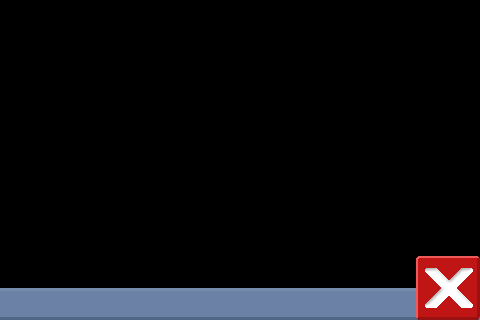

A level layout from a 2D game, rendered from its tile map. Below: a short description, then the map file with its tile-grid data intact:
An orthogonal 15x10 tile map with 32x32 px tiles, 1 tile layer (UI) and 1 object (ui).

<map version="1.0" orientation="orthogonal" width="15" height="10" tilewidth="32" tileheight="32">
 <tileset firstgid="1" name="hospital_256" tilewidth="32" tileheight="32">
  <image source="textures/hospital_set.png" width="256" height="256" />
  <tile id="5">
   <properties>
    <property name="target" value="" />
   </properties>
  </tile>
  <tile id="6">
   <properties>
    <property name="crate" value="" />
   </properties>
  </tile>
  <tile id="7">
   <properties>
    <property name="cratetarget" value="" />
   </properties>
  </tile>
  <tile id="15">
   <properties>
    <property name="tilemakesureyourpassportisuptodateffs" value="" />
   </properties>
  </tile>
 </tileset>
 <layer name="UI" width="15" height="10">
  <data>
   <tile gid="0" />
   <tile gid="0" />
   <tile gid="0" />
   <tile gid="0" />
   <tile gid="0" />
   <tile gid="0" />
   <tile gid="0" />
   <tile gid="0" />
   <tile gid="0" />
   <tile gid="0" />
   <tile gid="0" />
   <tile gid="0" />
   <tile gid="0" />
   <tile gid="0" />
   <tile gid="0" />
   <tile gid="0" />
   <tile gid="0" />
   <tile gid="0" />
   <tile gid="0" />
   <tile gid="0" />
   <tile gid="0" />
   <tile gid="0" />
   <tile gid="0" />
   <tile gid="0" />
   <tile gid="0" />
   <tile gid="0" />
   <tile gid="0" />
   <tile gid="0" />
   <tile gid="0" />
   <tile gid="0" />
   <tile gid="0" />
   <tile gid="0" />
   <tile gid="0" />
   <tile gid="0" />
   <tile gid="0" />
   <tile gid="0" />
   <tile gid="0" />
   <tile gid="0" />
   <tile gid="0" />
   <tile gid="0" />
   <tile gid="0" />
   <tile gid="0" />
   <tile gid="0" />
   <tile gid="0" />
   <tile gid="0" />
   <tile gid="0" />
   <tile gid="0" />
   <tile gid="0" />
   <tile gid="0" />
   <tile gid="0" />
   <tile gid="0" />
   <tile gid="0" />
   <tile gid="0" />
   <tile gid="0" />
   <tile gid="0" />
   <tile gid="0" />
   <tile gid="0" />
   <tile gid="0" />
   <tile gid="0" />
   <tile gid="0" />
   <tile gid="0" />
   <tile gid="0" />
   <tile gid="0" />
   <tile gid="0" />
   <tile gid="0" />
   <tile gid="0" />
   <tile gid="0" />
   <tile gid="0" />
   <tile gid="0" />
   <tile gid="0" />
   <tile gid="0" />
   <tile gid="0" />
   <tile gid="0" />
   <tile gid="0" />
   <tile gid="0" />
   <tile gid="0" />
   <tile gid="0" />
   <tile gid="0" />
   <tile gid="0" />
   <tile gid="0" />
   <tile gid="0" />
   <tile gid="0" />
   <tile gid="0" />
   <tile gid="0" />
   <tile gid="0" />
   <tile gid="0" />
   <tile gid="0" />
   <tile gid="0" />
   <tile gid="0" />
   <tile gid="0" />
   <tile gid="0" />
   <tile gid="0" />
   <tile gid="0" />
   <tile gid="0" />
   <tile gid="0" />
   <tile gid="0" />
   <tile gid="0" />
   <tile gid="0" />
   <tile gid="0" />
   <tile gid="0" />
   <tile gid="0" />
   <tile gid="0" />
   <tile gid="0" />
   <tile gid="0" />
   <tile gid="0" />
   <tile gid="0" />
   <tile gid="0" />
   <tile gid="0" />
   <tile gid="0" />
   <tile gid="0" />
   <tile gid="0" />
   <tile gid="0" />
   <tile gid="0" />
   <tile gid="0" />
   <tile gid="0" />
   <tile gid="0" />
   <tile gid="0" />
   <tile gid="0" />
   <tile gid="0" />
   <tile gid="0" />
   <tile gid="0" />
   <tile gid="0" />
   <tile gid="0" />
   <tile gid="0" />
   <tile gid="0" />
   <tile gid="0" />
   <tile gid="0" />
   <tile gid="0" />
   <tile gid="0" />
   <tile gid="0" />
   <tile gid="0" />
   <tile gid="0" />
   <tile gid="0" />
   <tile gid="55" />
   <tile gid="56" />
   <tile gid="62" />
   <tile gid="62" />
   <tile gid="62" />
   <tile gid="62" />
   <tile gid="62" />
   <tile gid="62" />
   <tile gid="62" />
   <tile gid="62" />
   <tile gid="62" />
   <tile gid="62" />
   <tile gid="62" />
   <tile gid="62" />
   <tile gid="62" />
   <tile gid="63" />
   <tile gid="64" />
  </data>
 </layer>
 <objectgroup name="Objects1" width="15" height="10">
  <object name="uibutton" type="ui" x="416" y="256" width="64" height="64">
   <properties>
    <property name="longhold" value="1.00" />
    <property name="undo" value="0.05" />
   </properties>
  </object>
 </objectgroup>
</map>
